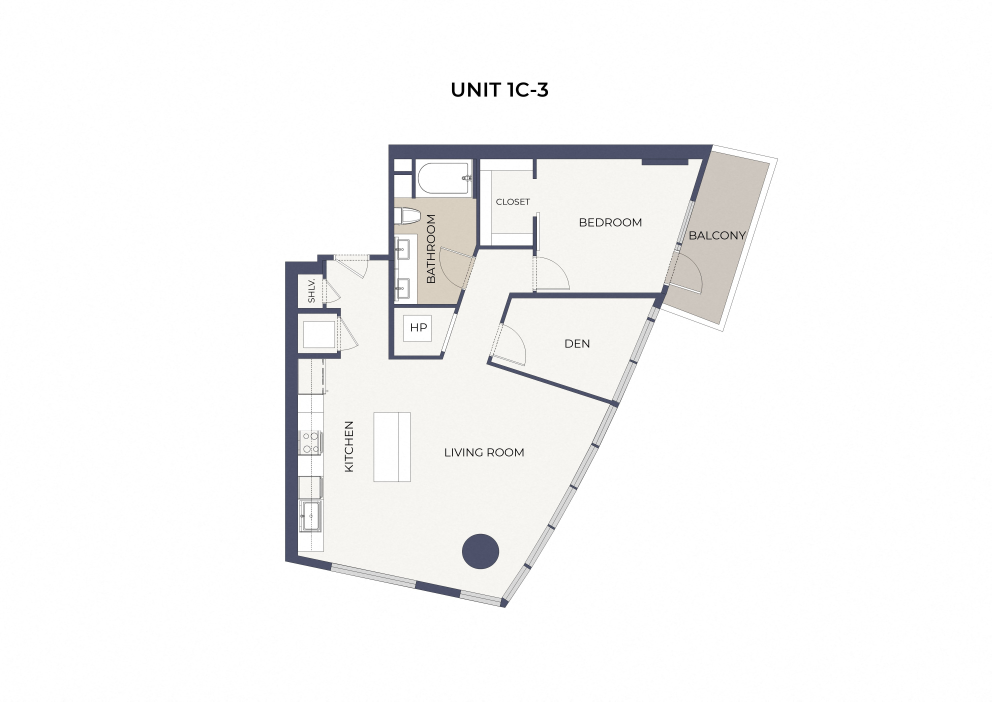
#> input picture shoreline-gateway/images/plan/A7-plan-original-4958px.jpg, 4958 x 3506 px, found by its file name (shown at 1/5 size)
$ python build_grid.py
#> lines starting #> are read from the running program, lines starting #| are printed output that depends on the picture; after the words box and inside, x2 and y2 are one past the last pixel; in counts of white or black regions, pixels touching at a corner belong together
#!/usr/bin/env python3
"""Build data/unit3d.json: the 0.25 ft occupancy grid the planner and renderer use.

Inputs : images/plan/A7-plan-original-4958px.jpg and interior.npy (from measure_plan.py)
Output : unit3d.json with
  cell        0.25 (ft per cell)
  W, H        grid extent in ft (43.5 x 40.75)
  walls       horizontal runs [x, y, w] in ft of wall cells (thin door-leaf lines removed
              by a 13 px morphological opening)
  glass       interior boundary cells with no wall (the curtain wall / windows)
  rail        balcony boundary cells
  floor       walkable interior cells (holes such as text labels filled)
  balcony     balcony floor cells
  wallgrid    rows of '0'/'1' strings for collision tests
  origin_px   pixel of grid cell (0,0) in the original image  -> [1400+x0, 680+y0]
  px_per_ft   58.7

Grid origin in the plan: px (1400, 680) region crop; the published JSON records the exact
origin. Converting a plan pixel to grid feet: x_ft = (px - origin_px[0]) / 58.7.
"""
import json
import numpy as np
from PIL import Image
from scipy import ndimage as ndi

S, CELL = 58.7, 0.25
cp = S * CELL
X0, Y0, X1, Y1 = 1400, 680, 3950, 3060

im = np.array(Image.open("images/plan/A7-plan-original-4958px.jpg").convert("RGB"))[Y0:Y1, X0:X1].astype(np.int16)
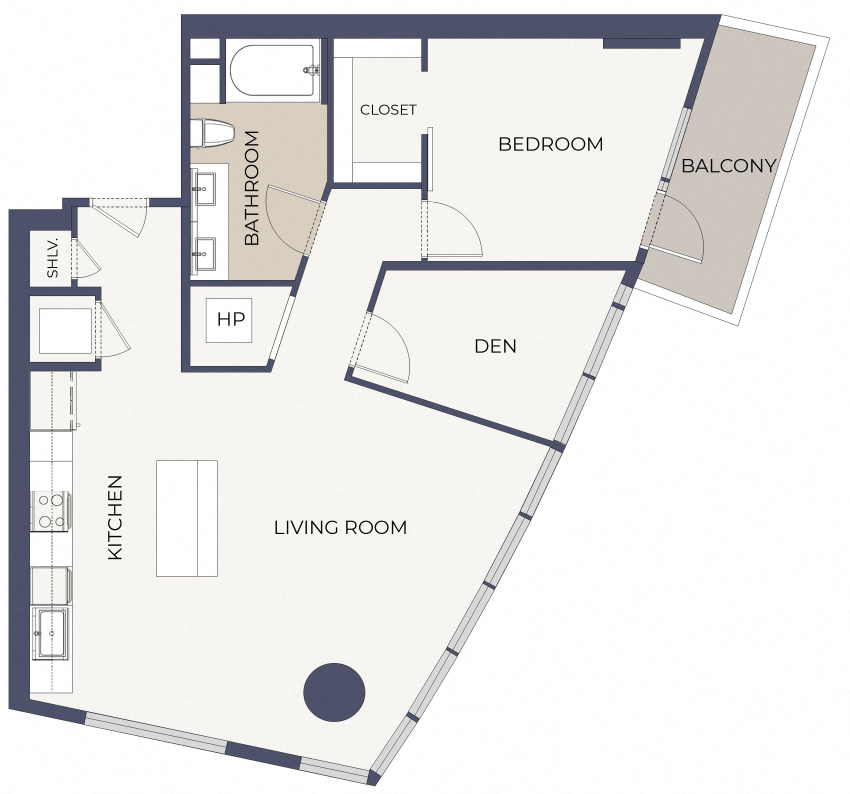
#> im: shape (2380, 2550, 3) int16 (shown at 1/3 size); mean R, G, B 232.7, 232.1, 231.4
r, g, b = im[..., 0], im[..., 1], im[..., 2]
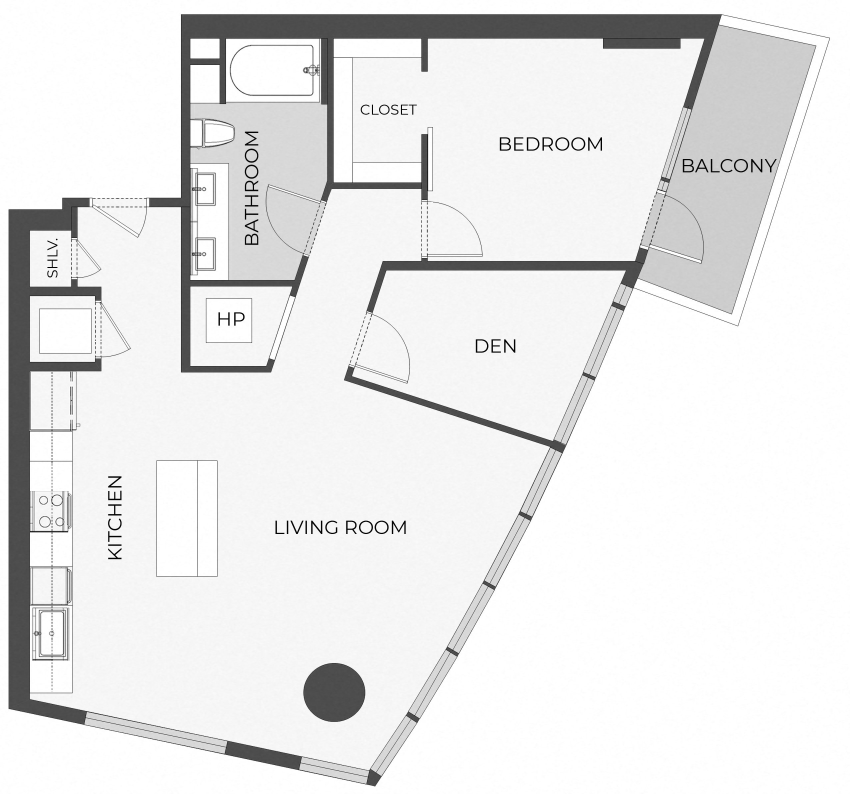
#> r: shape (2380, 2550) int16 (shown at 1/3 size); min 0, max 255, mean 232.7
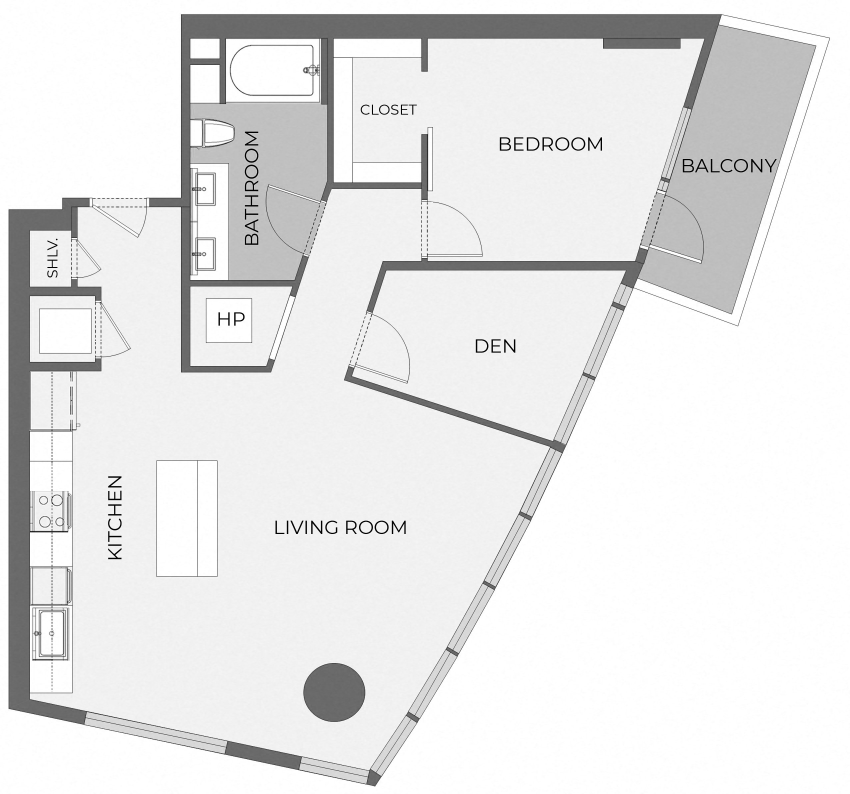
#> b: shape (2380, 2550) int16 (shown at 1/3 size); min 0, max 255, mean 231.4
wall = (r < 120) & (g < 130) & (b < 150) & (b > r + 8)
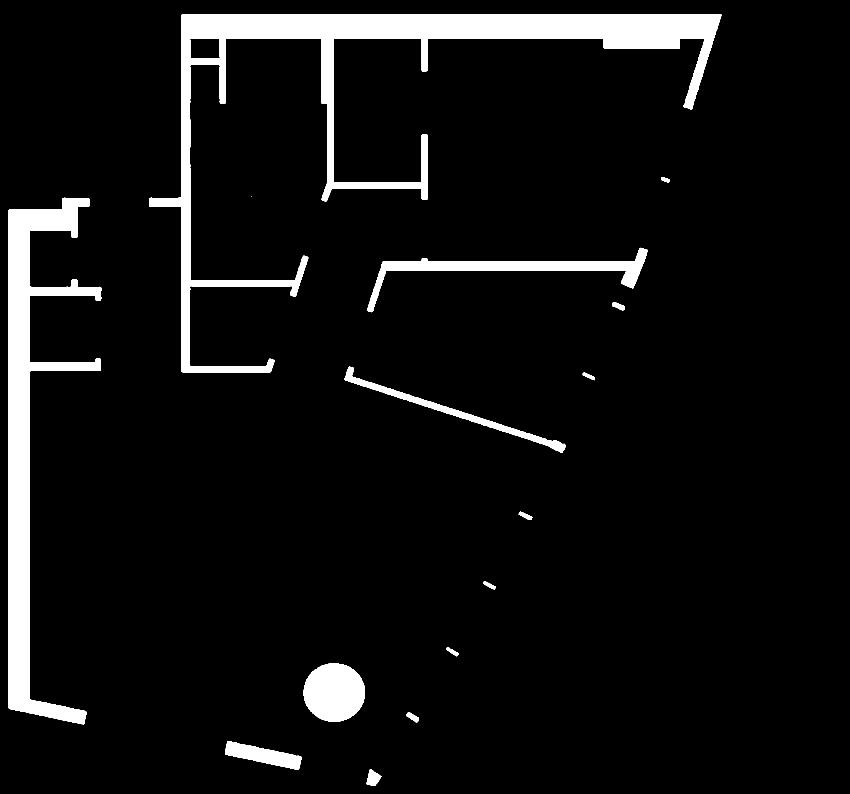
#> wall: shape (2380, 2550) bool (shown at 1/3 size); 6.7% white; 17 white regions (3 under 20 px), largest, box (x1, y1, x2, y2) and area: (448, 43, 2165, 1117) 198764, (26, 593, 304, 2174) 125902, (1101, 743, 1943, 937) 27435
wall = ndi.binary_opening(wall, structure=np.ones((13, 13)))
#> wall: shape (2380, 2550) bool; 6.6% white; 7 white regions, largest, box (x1, y1, x2, y2) and area: (448, 43, 2162, 1117) 198413, (26, 594, 303, 2172) 125839, (1105, 746, 1940, 935) 27277
#> (the run stopped early here; a loop or call above may not have finished)
